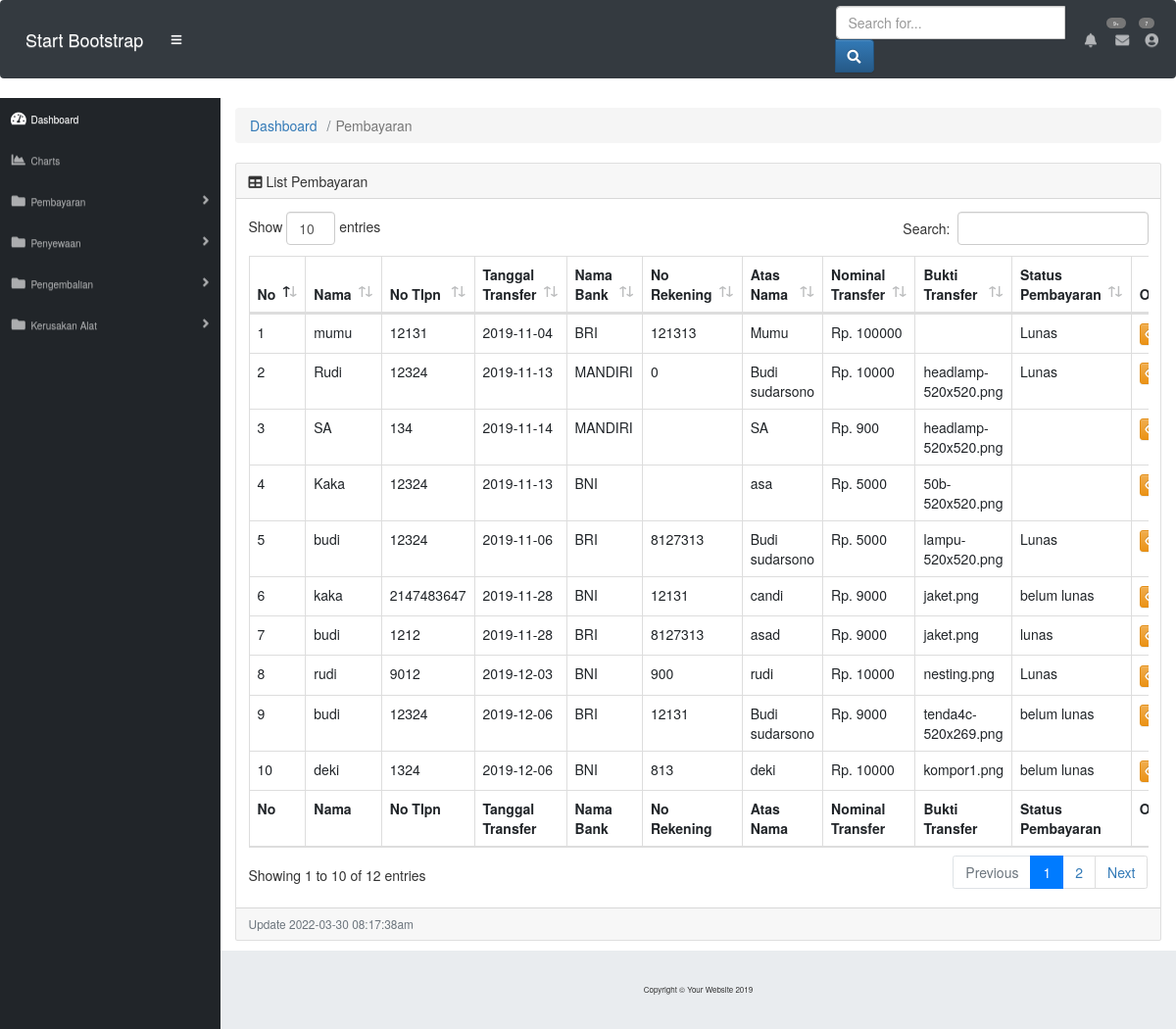
The page /index.php/pembayaran on the database its author committed.
### tables this page shows
CREATE TABLE `pembayaran` (
  `id_pembayaran` int(11) NOT NULL,
  `nama` varchar(80) NOT NULL,
  `no_tlpn` int(80) NOT NULL,
  `tgl_transfer` date NOT NULL,
  `bank` varchar(80) NOT NULL,
  `no_rekening` int(80) DEFAULT NULL,
  `atas_nama` varchar(100) NOT NULL,
  `nominal_tf` int(80) NOT NULL,
  `biaya_sewa` int(80) NOT NULL,
  `bukti_tf` varchar(255) NOT NULL,
  `status` varchar(80) NOT NULL
);

### application/controllers/pembayaran.php (called while the page is built, shortened)
<?php
class pembayaran extends CI_Controller {
	 function __construct()
	{
		$this->load->model('m_pembayaran');
	}
	public function index()
	{
		$this->load->model('m_pembayaran');
		$data = array(
			'pembayaran'=>$this->m_pembayaran->ambil()->result_array(),
		);
		$this->load->view('admin/v_pembayaran', $data);
	}
}

### index.php (called while the page is built, shortened)
<?php
require_once BASEPATH.'core/CodeIgniter.php';

### application/models/m_pembayaran.php (called while the page is built, shortened)
<?php
class M_pembayaran extends CI_Model {
	public function Ambil($where= "") {
      $data = $this->db->query('select * from pembayaran '.$where);
      return $data;
  }
}

### application/views/admin/v_pembayaran.php (the view, shortened to what this page needs)
<!DOCTYPE html>
<html lang="en">
<head>
  <link href="<?php echo base_url().'assets/sbadmin/vendor/fontawesome-free/css/all.min.css'?>" rel="stylesheet" type="text/css">
  <link href="<?php echo base_url().'assets/sbadmin/vendor/datatables/dataTables.bootstrap4.css'?>" rel="stylesheet" >
  <link href="<?php echo base_url().'assets/sbadmin/css/sb-admin.css'?>" rel="stylesheet">
	<link rel="stylesheet" href="https://maxcdn.bootstrapcdn.com/bootstrap/3.3.6/css/bootstrap.min.css">
	<link rel="stylesheet" href="https://maxcdn.bootstrapcdn.com/bootstrap/3.3.6/css/bootstrap-theme.min.css">
</head>
<body id="page-top">
  <nav class="navbar navbar-expand navbar-dark bg-dark static-top">
    <a class="navbar-brand mr-1" href="index.html">Start Bootstrap</a>
    <button class="btn btn-link btn-sm text-white order-1 order-sm-0" id="sidebarToggle" href="#">
      <i class="fas fa-bars"></i>
    </button>
    <form class="d-none d-md-inline-block form-inline ml-auto mr-0 mr-md-3 my-2 my-md-0">
      <div class="input-group">
        <input type="text" class="form-control" placeholder="Search for..." aria-label="Search" aria-describedby="basic-addon2">
        <div class="input-group-append">
          <button class="btn btn-primary" type="button">
            <i class="fas fa-search"></i>
          </button>
        </div>
      </div>
    </form>
    <ul class="navbar-nav ml-auto ml-md-0">
      <li class="nav-item dropdown no-arrow mx-1">
        <a class="nav-link dropdown-toggle" href="#" id="alertsDropdown" role="button" data-toggle="dropdown" aria-haspopup="true" aria-expanded="false">
          <i class="fas fa-bell fa-fw"></i>
          <span class="badge badge-danger">9+</span>
        </a>
      </li>
      <li class="nav-item dropdown no-arrow mx-1">
        <a class="nav-link dropdown-toggle" href="#" id="messagesDropdown" role="button" data-toggle="dropdown" aria-haspopup="true" aria-expanded="false">
          <i class="fas fa-envelope fa-fw"></i>
          <span class="badge badge-danger">7</span>
        </a>
      </li>
      <li class="nav-item dropdown no-arrow">
        <a class="nav-link dropdown-toggle" href="#" id="userDropdown" role="button" data-toggle="dropdown" aria-haspopup="true" aria-expanded="false">
          <i class="fas fa-user-circle fa-fw"></i>
        </a>
      </li>
    </ul>
  </nav>
  <div id="wrapper">
	<ul class="sidebar navbar-nav">
      <li class="nav-item active">
        <a class="nav-link" href="<?php echo site_url('Dasboard/admin') ?>">
          <i class="fas fa-fw fa-tachometer-alt"></i>
          <span>Dashboard</span>
        </a>
      </li>
	  <li class="nav-item">
        <a class="nav-link" href="#">
          <i class="fas fa-fw fa-chart-area"></i>
          <span>Charts</span></a>
      </li>
      <li class="nav-item dropdown">
        <a class="nav-link dropdown-toggle" href="#" id="pagesDropdown" role="button" data-toggle="dropdown" aria-haspopup="true" aria-expanded="false">
          <i class="fas fa-fw fa-folder"></i>
          <span>Pembayaran</span>
        </a>
      </li>
      <li class="nav-item dropdown">
        <a class="nav-link dropdown-toggle" href="#" id="pagesDropdown" role="button" data-toggle="dropdown" aria-haspopup="true" aria-expanded="false">
          <i class="fas fa-fw fa-folder"></i>
          <span>Penyewaan</span>
        </a>
      </li>
	   <li class="nav-item dropdown">
        <a class="nav-link dropdown-toggle" href="#" id="pagesDropdown" role="button" data-toggle="dropdown" aria-haspopup="true" aria-expanded="false">
          <i class="fas fa-fw fa-folder"></i>
          <span>Pengembalian</span>
        </a>
      </li>
	  <li class="nav-item dropdown">
			<a class="nav-link dropdown-toggle" href="#" id="pagesDropdown" role="button" data-toggle="dropdown" aria-haspopup="true" aria-expanded="false">
			  <i class="fas fa-fw fa-folder"></i>
			  <span>Kerusakan Alat</span>
			</a>
    </ul>
    <div id="content-wrapper">
      <div class="container-fluid">
        <ol class="breadcrumb">
          <li class="breadcrumb-item">
            <a href="#">Dashboard</a>
          </li>
          <li class="breadcrumb-item active">Pembayaran</li>
        </ol>
        <div class="card mb-3">
          <div class="card-header">
            <i class="fas fa-table"></i>
            List Pembayaran</div>
          <div class="card-body">
            <div class="table-responsive">
              <table class="table table-bordered" id="dataTable" width="100%" cellspacing="0">
                <thead>
                  <tr>
                    <th>No   </th>
                    <th>Nama  </th>
					<th>No Tlpn </th>
                    <th>Tanggal Transfer </th>
                    <th>Nama Bank </th>
					<th>No Rekening </th>
					<th>Atas Nama </th>
					<th> Nominal Transfer</th>
					<th>Bukti Transfer </th>
					<th>Status Pembayaran</th>
                    <th>Opsi</th>
                  </tr>
                </thead>
                <tfoot>
                  <tr>
                    <th>No   </th>
                    <th>Nama  </th>
					<th>No Tlpn </th>
                    <th>Tanggal Transfer </th>
                    <th>Nama Bank </th>
					<th>No Rekening </th>
					<th>Atas Nama </th>
					<th> Nominal Transfer</th>
					<th>Bukti Transfer </th>
					<th>Status Pembayaran</th>
                    <th>Opsi</th>
                  </tr>
                </tfoot>
                <tbody>
                  <?php
                          $no = 0;
                           foreach($pembayaran as $rak) { $no++?>
                            <tr>
                                <td><?php echo $no; ?></td>
                                <td><?php echo $rak['nama']; ?></td>
                                <td><?php echo $rak['no_tlpn']; ?></td>
                                <td><?php echo $rak['tgl_transfer']; ?></td>
                                <td><?php echo $rak['bank']; ?></td>
								<td><?php echo $rak['no_rekening']; ?></td>
								<td><?php echo $rak['atas_nama']; ?></td>
								<td>Rp. <?php echo $rak['nominal_tf']; ?></td>
								<td><?php echo $rak['bukti_tf']; ?></td>
								<td><?php echo $rak['status']; ?></td>
								<td>
                                    <a class='btn btn-warning btn-xs' title='lihat' href="<?php echo base_url() ?>pembayaran/lihat/<?php echo $rak['id_pembayaran']; ?>"><span class="glyphicon glyphicon-eye-open"></a>
                                </td>
                            <?php }?>
                            </tr>
                </tbody>
              </table>
            </div>
          </div>
          <div class="card-footer small text-muted"><?php echo "Update " . date("Y-m-d h:i:sa") . "<br>";?></div>
        </div>
      </div>
      <footer class="sticky-footer">
        <div class="container my-auto">
          <div class="copyright text-center my-auto">
            <span>Copyright © Your Website 2019</span>
          </div>
        </div>
      </footer>
    </div>
  </div>
</body>
</html>

### rows shown on the page
pembayaran: nama "mumu", no_tlpn "12131", tgl_transfer "2019-11-04", bank "BRI", no_rekening "121313", atas_nama "Mumu", nominal_tf "100000", status "Lunas"
pembayaran: nama "Rudi", no_tlpn "12324", tgl_transfer "2019-11-13", bank "MANDIRI", no_rekening "0", atas_nama "Budi sudarsono", nominal_tf "10000", bukti_tf "headlamp-520x520.png", status "Lunas"
pembayaran: nama "SA", no_tlpn "134", tgl_transfer "2019-11-14", bank "MANDIRI", atas_nama "SA", nominal_tf "900", bukti_tf "headlamp-520x520.png"
pembayaran: nama "Kaka", no_tlpn "12324", tgl_transfer "2019-11-13", bank "BNI", atas_nama "asa", nominal_tf "5000", bukti_tf "50b-520x520.png"
pembayaran: nama "budi", no_tlpn "12324", tgl_transfer "2019-11-06", bank "BRI", no_rekening "8127313", atas_nama "Budi sudarsono", nominal_tf "5000", bukti_tf "lampu-520x520.png", status "Lunas"
pembayaran: nama "kaka", no_tlpn "2147483647", tgl_transfer "2019-11-28", bank "BNI", no_rekening "12131", atas_nama "candi", nominal_tf "9000", bukti_tf "jaket.png", status "belum lunas"
pembayaran: nama "budi", no_tlpn "1212", tgl_transfer "2019-11-28", bank "BRI", no_rekening "8127313", atas_nama "asad", nominal_tf "9000", bukti_tf "jaket.png", status "lunas"
pembayaran: nama "rudi", no_tlpn "9012", tgl_transfer "2019-12-03", bank "BNI", no_rekening "900", atas_nama "rudi", nominal_tf "10000", bukti_tf "nesting.png", status "Lunas"
pembayaran: nama "budi", no_tlpn "12324", tgl_transfer "2019-12-06", bank "BRI", no_rekening "12131", atas_nama "Budi sudarsono", nominal_tf "9000", bukti_tf "tenda4c-520x269.png", status "belum lunas"
pembayaran: nama "deki", no_tlpn "1324", tgl_transfer "2019-12-06", bank "BNI", no_rekening "813", atas_nama "deki", nominal_tf "10000", bukti_tf "kompor1.png", status "belum lunas"
